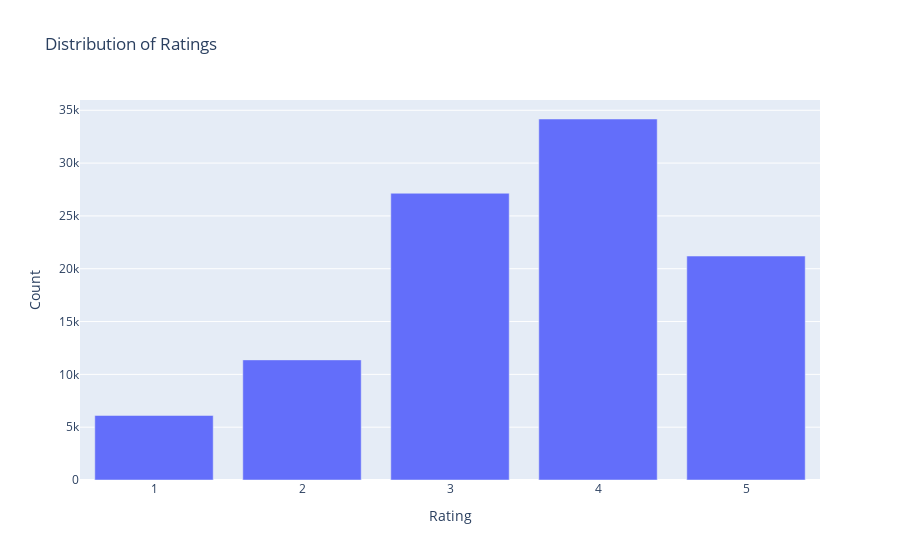

The code cell stored with this chart in its notebook:
### Code cell
rating_counts = data['rating'].value_counts().sort_index()

# Create a DataFrame for the rating counts
rating_data = pd.DataFrame({
    'rating': rating_counts.index,
    'count': rating_counts.values
})

# Create an interactive bar chart
fig = px.bar(rating_data, x='rating', y='count', title='Distribution of Ratings',
             labels={'rating': 'Rating', 'count': 'Count'})

# Show the plot
fig.show()

### Figure 1 — Plotly figure (JSON) as saved in the notebook; plotly's stock layout.template omitted (floating-point values rounded to 4 significant figures)
{"data": [{"alignmentgroup": "True", "hovertemplate": "Rating=%{x}<br>Count=%{y}<extra></extra>", "legendgroup": "", "marker": {"color": "#636efa", "pattern": {"shape": ""}}, "name": "", "offsetgroup": "", "orientation": "v", "showlegend": false, "textposition": "auto", "type": "bar", "x": [1, 2, 3, 4, 5], "xaxis": "x", "y": [6110, 11370, 27145, 34174, 21201], "yaxis": "y"}], "layout": {"barmode": "relative", "legend": {"tracegroupgap": 0}, "title": {"text": "Distribution of Ratings"}, "xaxis": {"anchor": "y", "domain": [0, 1], "title": {"text": "Rating"}}, "yaxis": {"anchor": "x", "domain": [0, 1], "title": {"text": "Count"}}}}
